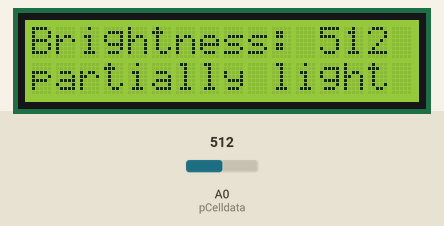
The sketch below on a simulated Arduino Uno, built with avr-gcc and run on an emulated ATmega328P. On the bench: 16×2 character LCD. The test bench sets the inputs (shaded band); at power-on: A0 (pCelldata) = 512. What the sketch prints to the serial monitor is not drawn.

Above: at 1.29 s.
1.3 s: A0 (pCelldata) set to 490
At 1.55 s:
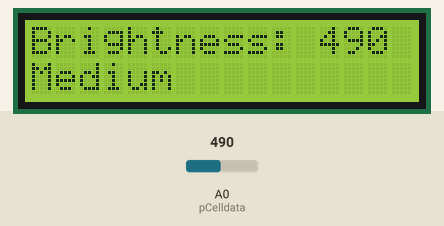
3.6 s: A0 (pCelldata) set to 190
At 4.2 s:
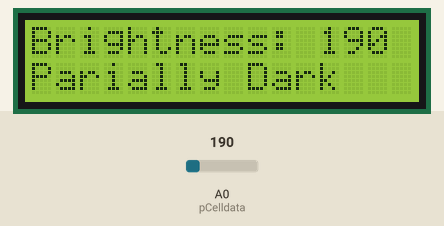
6.3 s: A0 (pCelldata) set to 30
At 6.86 s:
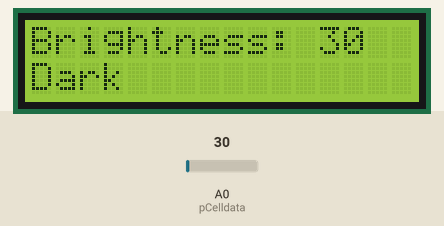
8.9 s: A0 (pCelldata) set to 810
At 9.49 s:
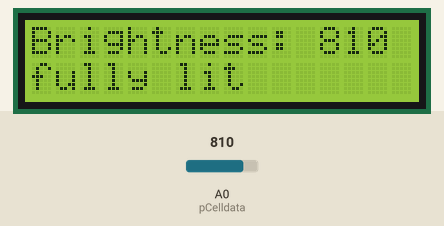
Timing chart, 0 to 11.9 s (numbered marks = the images above; inputs shaded):
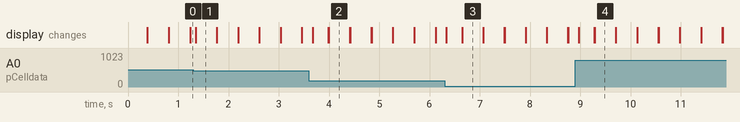

The sketch:

photoresistor_sensor.ino
```cpp
// Get your photoresistor wired correctly and have the "value" read from the photoresistor output to the
// serial monitor of the arduino software.

#include <LiquidCrystal.h>

// use the LiquidCrystal and initialize all the pins according to your circuit
// pin 12: RS
// pin 11: Enable
// pin 5: D4
// pin 4: D5
// pin 3: D6
// pin 2: D7
LiquidCrystal lcd (12,11,5,4,3,2);


// Initialize all the variables like scroll Cursor, to read the photocellvalue and photoCell pin
int scrollCursor = 16; // since it is the screen width
int pCellReading;
int pCelldata = 0; // the data pin through which the audrino would read the data


// to display the value of the photocell
String value;

void setup() {
  Serial.begin(9600); // to communicate with the computer and display data to the serial monitor
  lcd.begin(16,2); // start the lcd

}

void loop() {


  pCellReading = analogRead (pCelldata); // read the data and set the reading
  Serial.println(pCellReading); // print the reading on the serial monitor

  // compare the reading and brightness according to the range provided
  if (pCellReading < 40) {
    value = "Dark";
  }
  // other wise partially dark
  else if (pCellReading < 200) {
    value = "Parially Dark";
  }
  // other wise Medium
  else if (pCellReading < 500) {
    value = "Medium";
  }
  // other wise partially light
  else if (pCellReading < 800) {
    value = "partially light";
  }
  // other wise fully lit
  else if (pCellReading > 800) {
    value = "fully lit";
  }
  else {
    value = "Undefined"; // I dont think this would ever be the case
  }

  // To display the first row of LCD display
  lcd.setCursor(0,0);
  lcd.print("Brightness: ");
  lcd.print(pCellReading);

  // display the second row of LCD display
  lcd.setCursor(0, 1);
  lcd.print(value);
  delay(100);

  //clear screen
  lcd.clear();

}
```

Measured:
- after the input at 1.3 s, the display: changes after 0.05 s (image 1)
- after the input at 3.6 s, the display: changes after 0.07 s (image 2)
- after the input at 6.3 s, the display: changes at once (image 3)
- after the input at 8.9 s, the display: changes after 0.07 s (image 4)
- what the display in image 1 shows lasts 0.5 s, from 1.3 s to 1.8 s
